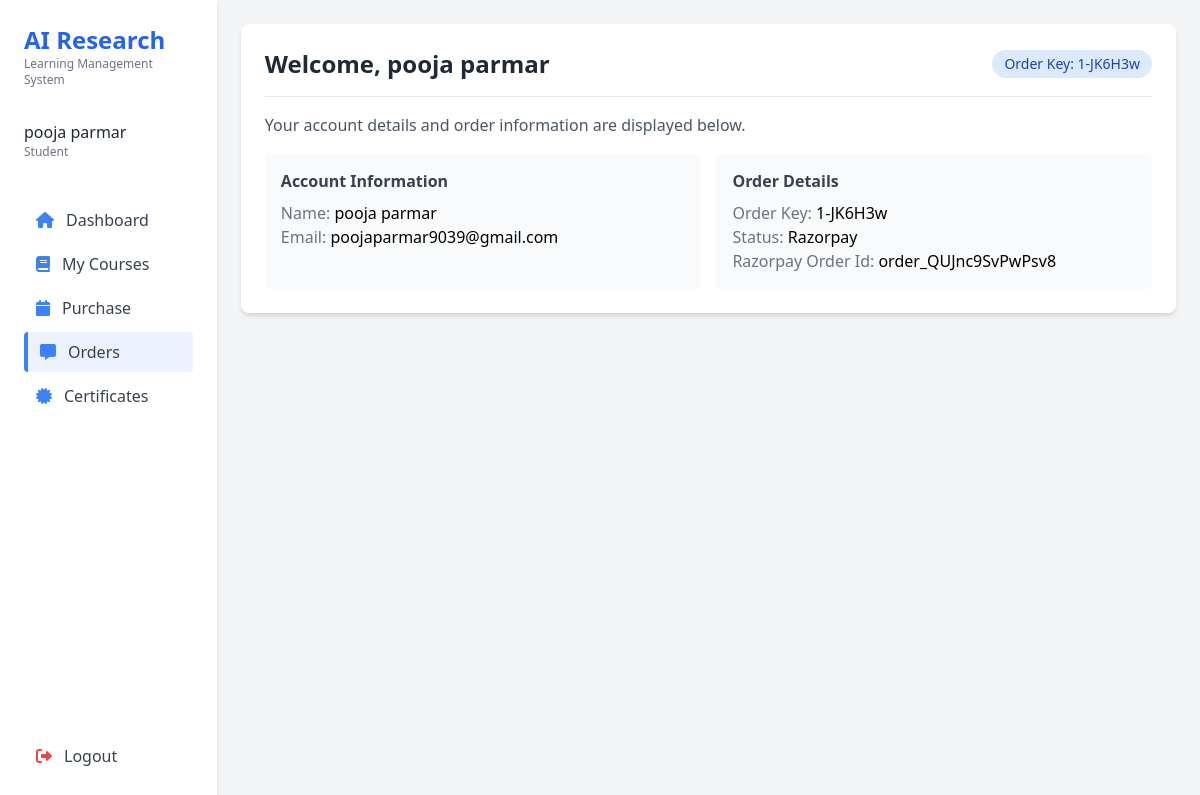
The app's page /user/show_orderkey/ (signed in) with its own data.
### Admin/models.py (models this page shows, shortened)
class user_details(models.Model):
    fullname = models.CharField(max_length=50)
    phone = models.CharField(max_length=10)
    email = models.EmailField()
    status = models.CharField(max_length=20, default='Pending')
    purchase_number = models.IntegerField(default=0)
    razorpay_order_id = models.CharField(max_length=100, null=True, blank=True)
    password = models.CharField(max_length=100, null=True, blank=True)
    orderkey=models.CharField(max_length=100,null=True,blank=True)
    created_at = models.DateTimeField(default=now)

### User/views.py (the view)
# urls.py: path('show_orderkey/',views.show_orderkey,name='show_orderkey'),
def show_orderkey(request):
    try:
        print("show_orderkey view is being called")
        email = request.session.get('user_email')
        if not email:
            print("User not logged in")
            return redirect('login_page')
        user = user_details.objects.filter(email=email).order_by('-id').first()
        if not user:
            print("User not found")
            return render(request, 'orders.html', {'message': 'User not found.'})
        return render(request, 'orders.html', {'user': user})
    except Exception as e:
        print(f"Error in show_orderkey: {e}")
        return HttpResponseServerError("An unexpected error occurred. Please try again later.")

### User/templates/orders.html
{% extends 'user_dashboard.html' %}
{% block content %}
{% if user.status == 'Completed' %}
<div class="container mx-auto p-6">
    <div class="bg-white shadow-md rounded-lg p-6 mb-6">
        <div class="flex items-center justify-between mb-4">
            <h2 class="text-2xl font-bold text-gray-800">Welcome, {{ user.fullname }}</h2>
            <span class="bg-blue-100 text-blue-800 text-sm font-medium px-3 py-1 rounded-full">
                Order Key: {{ user.orderkey }}
            </span>
        </div>
        <div class="border-t border-gray-200 pt-4">
            <p class="text-gray-600">Your account details and order information are displayed below.</p>
            <div class="mt-4 grid grid-cols-1 md:grid-cols-2 gap-4">
                <div class="bg-gray-50 p-4 rounded-md">
                    <h3 class="font-semibold text-gray-700 mb-2">Account Information</h3>
                    <p><span class="text-gray-500">Name:</span> {{ user.fullname }}</p>
                    <p><span class="text-gray-500">Email:</span> {{ user.email }}</p>
                </div>
                <div class="bg-gray-50 p-4 rounded-md">
                    <h3 class="font-semibold text-gray-700 mb-2">Order Details</h3>
                    <p><span class="text-gray-500">Order Key:</span> {{ user.orderkey }}</p>
                    <p><span class="text-gray-500">Status:</span> Razorpay </p>
                    <p><span class="text-gray-500">Razorpay Order Id:</span> {{user.razorpay_order_id }}</p>
                </div>
            </div>
        </div>
    </div>
</div>
{% else %}
    <p><span class="text-gray-700 ">{{ message }}</span></p>
{% endif %}
{% endblock %}

### User/templates/user_dashboard.html (shortened to what this page needs)
{% load static %}
<!DOCTYPE html>
<html lang="en">
<head>
    <link rel="stylesheet" href="https://cdnjs.cloudflare.com/ajax/libs/tailwindcss/2.2.19/tailwind.min.css">
    <link rel="stylesheet" href="https://cdnjs.cloudflare.com/ajax/libs/font-awesome/6.0.0-beta3/css/all.min.css">
</head>
<body class="bg-gray-100 font-sans">
    <div class="flex h-screen">
        <div class="w-64 bg-white shadow-md p-6 flex flex-col">
            <div class="mb-8">
                <h1 class="text-2xl font-bold text-blue-600">AI Research</h1>
                <p class="text-xs text-gray-500">Learning Management System</p>
            </div>
            <div class="mb-6">
                <div class="flex items-center mb-4">
                    <div>
                        <p class="font-medium text-gray-800">{{ user.fullname }}</p>
                        <p class="text-xs text-gray-500">Student</p>
                    </div>
                </div>
            </div>
            <nav class="flex-1">
                <ul>
                    <li class="mb-1">
                        <a href="{% url 'user_dashboard' %}" class="sidebar-link active flex items-center text-gray-700 py-2 px-3 rounded hover:bg-gray-100">
                            <i class="fas fa-home mr-3 text-blue-500"></i>
                            Dashboard
                        </a>
                    </li>
                    <li class="mb-1">
                        <a href="{% url 'my_course' %}" class="sidebar-link flex items-center text-gray-700 py-2 px-3 rounded hover:bg-gray-100">
                            <i class="fas fa-book mr-3 text-blue-500"></i>
                            My Courses
                        </a>
                    </li>
                    <li class="mb-1">
                        <a href="{% url 'checkout_page' %}" class="sidebar-link flex items-center text-gray-700 py-2 px-3 rounded hover:bg-gray-100">
                            <i class="fas fa-calendar mr-3 text-blue-500"></i>
                            Purchase
                        </a>
                    </li>
                    <li class="mb-1">
                        <a href="{% url 'show_orderkey' %}" class="sidebar-link flex items-center text-gray-700 py-2 px-3 rounded hover:bg-gray-100">
                            <i class="fas fa-message mr-3 text-blue-500"></i>
                            Orders
                        </a>
                    </li>
                    <li class="mb-1">
                        <a href="#" class="sidebar-link flex items-center text-gray-700 py-2 px-3 rounded hover:bg-gray-100">
                            <i class="fas fa-certificate mr-3 text-blue-500"></i>
                            Certificates
                        </a>
                    </li>
                </ul>
            </nav>
            <div class="mt-auto">
                <a href="{% url 'logout_view' %}" class="flex items-center text-gray-700 py-2 px-3 rounded hover:bg-gray-100">
                    <i class="fas fa-sign-out-alt mr-3 text-red-500"></i>
                    Logout
                </a>
            </div>
        </div>
         {% block content %}{% endblock %}
    </div>
</body>
</html>

### User/templates/user_dashboard.html (style rules this page uses)
.sidebar-link.active { background-color: rgba(59, 130, 246, 0.1); border-left: 4px solid #3b82f6; }

### records on screen
user_details: fullname "pooja parmar", orderkey "1-JK6H3w", email "poojaparmar9039@gmail.com", razorpay_order_id "order_QUJnc9SvPwPsv8"
